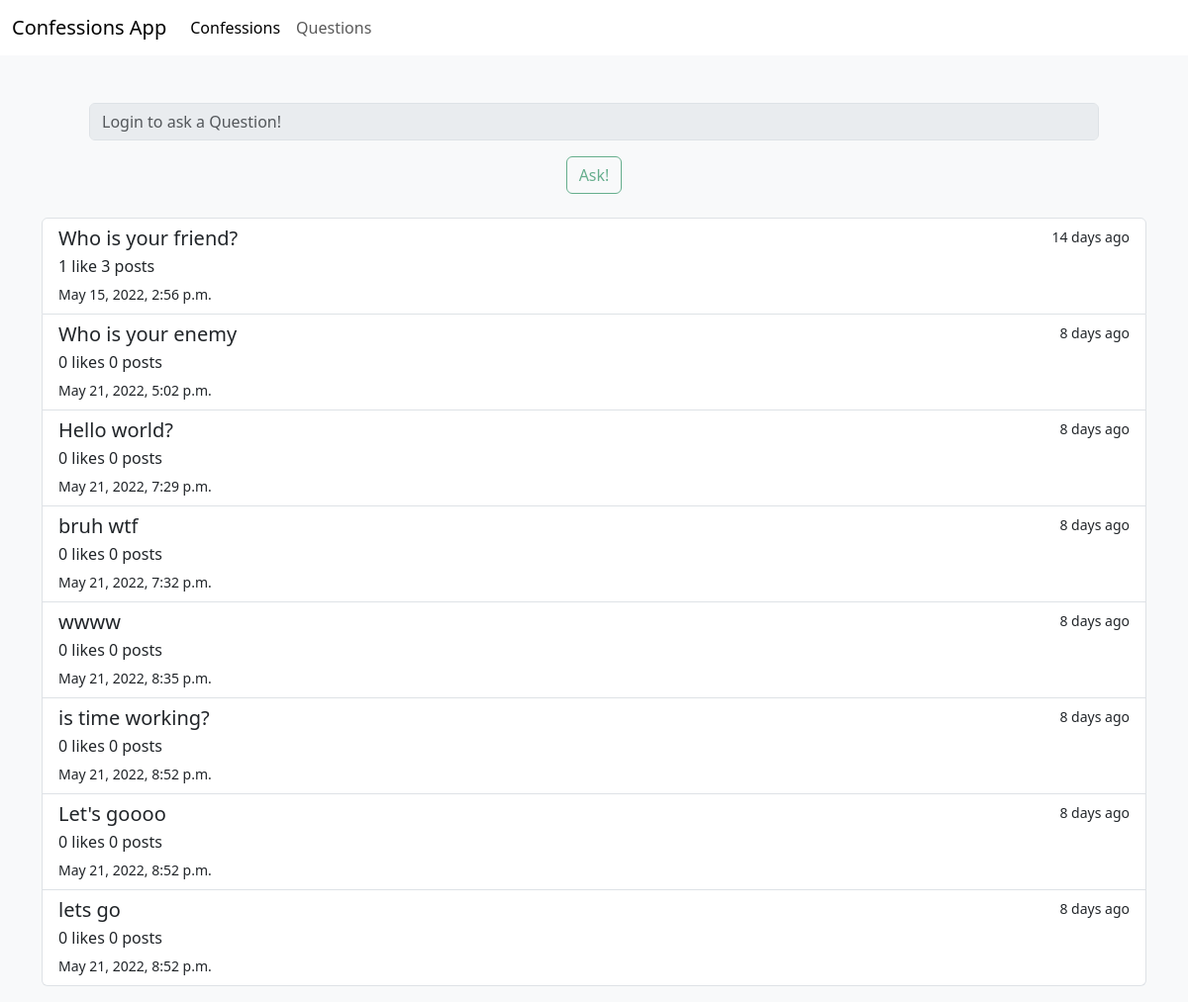
Page /questions on the earlier database version.
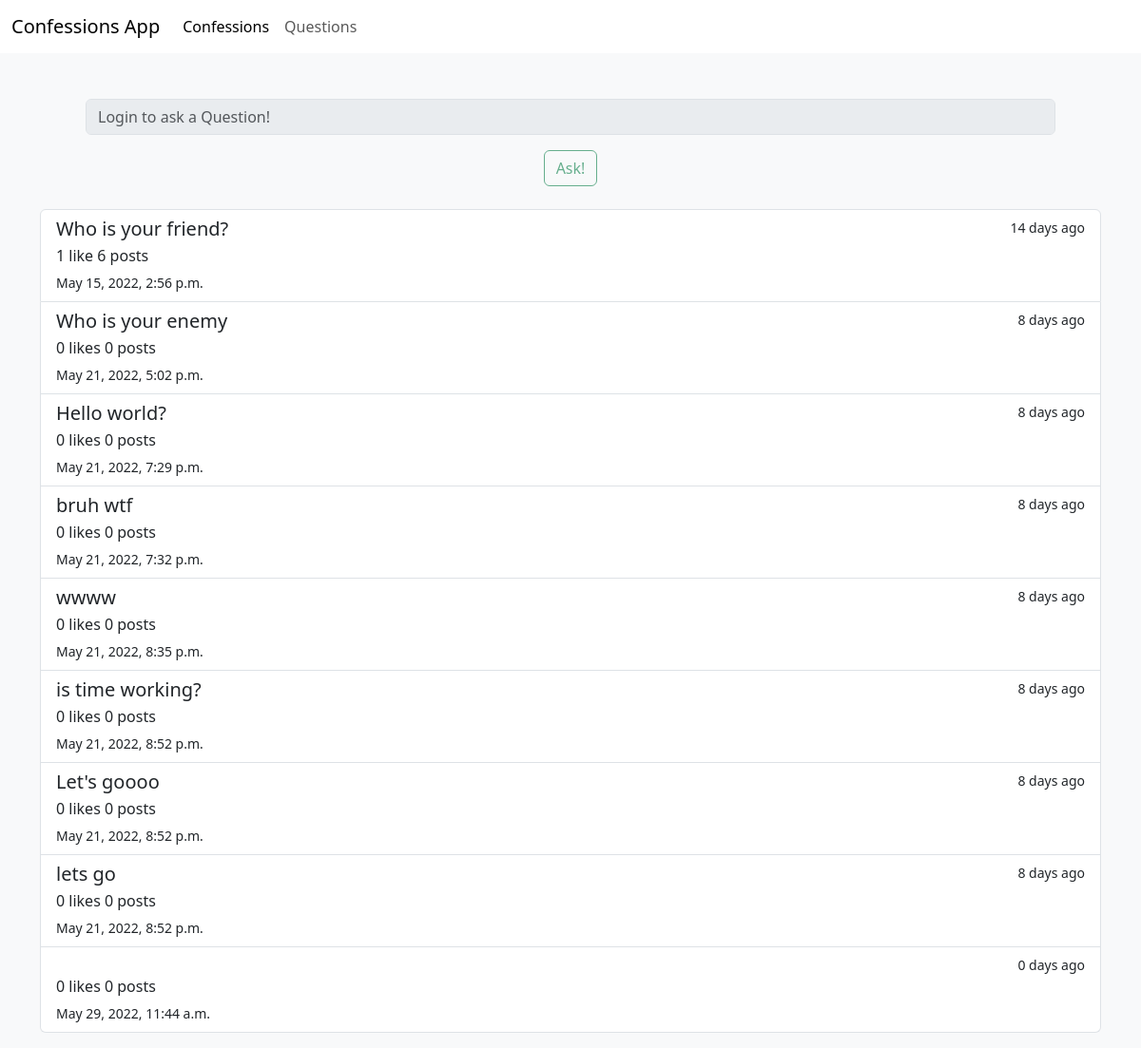
Same page on the later database version.
### ConfessionsApp/models.py (models this page shows, shortened)
class Question(models.Model):
    CATEGORIES = [
        ('CMPLN', 'Complaint'),
        ('FMLY', 'Family'),
        ('FRNDS', 'Friends'),
        ('HBBS', 'Hobbies'),
        ('LV', 'Love'),
        ('OTHR', 'Other'),
        ('SCHL', 'School'),
        ('SPRTS', 'Sports'),
    ]
    category = models.CharField(max_length=10, choices=CATEGORIES)
    owner = models.ForeignKey(User, on_delete=models.CASCADE)
    question_text = models.CharField(max_length=255)
    date = models.DateTimeField(auto_now=True)
    @property
    def num_days_ago(self):
        today= timezone.now()
        return (today - self.date).days
    @property
    def num_likes(self):
        return self.like_set.count()
    @property
    def num_posts(self):
        return self.post_set.count()

### ConfessionsApp/views.py (the view, shortened to what this page needs)
# urls.py: path("questions", views.questions, name="questions"),
def questions(request):
    if request.method != "POST":
        Questions = Question.objects.all()
        context = {
            "Questions": Questions,
        }
        return render(request, "ConfessionsApp/questions.html", context)

### ConfessionsApp/templates/ConfessionsApp/questions.html (shortened to what this page needs)
{%extends 'ConfessionsApp/base.html'%}
{% load bootstrap_icons %}
{%load static%}
{%block content%}
<div class="container mt-5 mb-3">
  <form class="text-center mx-5" method="POST">
    {%if user.is_authenticated%}
    <input class="form-control mb-2" type="text"
      name="QuestionInput" placeholder="Ask a question!"
      />
    <input id="submitBtn" class="btn btn-outline-success mt-2 mb-4" type="submit" value="Ask!" />
    {%else%}
    <input class="form-control mb-2" type="text"
      name="QuestionInput" placeholder="Login to ask a Question!"
      disabled
    />
    <input id="submitBtn" class="btn btn-outline-success mt-2 mb-4" type="submit" value="Ask!" disabled/>
    {%endif%}
  </form>
  <div class="list-group">
    {%for Question in Questions%}
    <a href="{%url 'ConfessionsApp:question' Question.id%}" class="list-group-item list-group-item-action">
      <div class="d-flex w-100 justify-content-between">
        <h5 class="mb-1">{{Question.question_text}}</h5>
        <small>{{Question.num_days_ago}} days ago</small>
      </div>
      <p class="mb-1">
        {%if Question.num_likes != 1 %}
          {{Question.num_likes}} likes
        {%else%}
          {{Question.num_likes}} like
        {%endif%}
        {%if Question.num_posts != 1 %}
          {{Question.num_posts}} posts
        {%else%}
          {{Question.num_posts}} post
        {%endif%}
      </p>
      <small>{{Question.date}}</small>
    </a>
    {%endfor%}
  </div>
</div>
{%endblock content%}

Differences in the rows shown:
computed for Question "Who is your friend?": num_posts "3" → "6"
added Question: num_days_ago "0", num_likes "0", num_posts "0", date "May 29, 2022, 11:44 a.m."
